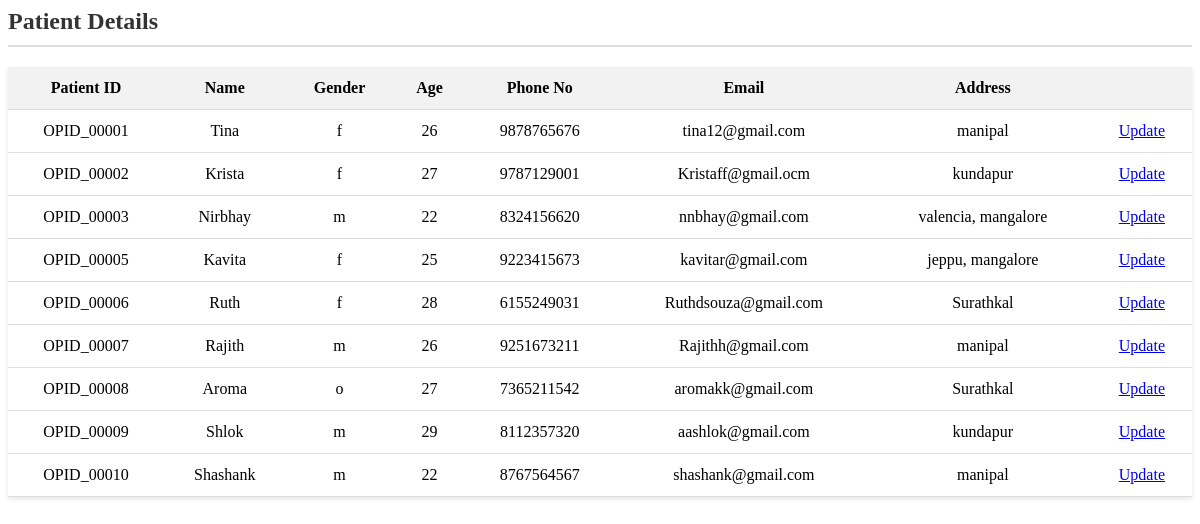
/update_patient.php, run on the app's committed database.
### tables this page shows
CREATE TABLE `outpatient_details` (
  `pid` varchar(10) NOT NULL,
  `name` varchar(30) NOT NULL,
  `gender` varchar(2) NOT NULL,
  `age` int(3) NOT NULL,
  `phoneno` bigint(10) NOT NULL,
  `email` varchar(25) NOT NULL,
  `address` varchar(50) NOT NULL
);

### update_patient.php (the view, shortened to what this page needs)
<?php
include_once('connection.php');
$query="SELECT * from outpatient_details";
$data=mysqli_query($conn,$query);
$total=mysqli_num_rows($data);
if($total!=0)
{
	?>
	<html>
	<head>
	</head>
	<body>
	 <h2>Patient Details</h2>
	<table>
		<tr>
			<th>Patient ID</th>
			<th>Name</th>
			<th>Gender</th>
			<th>Age</th>
			<th>Phone No</th>
			<th>Email</th>
			<th>Address</th>
			<th></th>
		</tr>
		<?php
		while($result=mysqli_fetch_array($data))
		{
			echo "<tr>
					<td>".$result['pid']."</td>
					<td>".$result['name']."</td>
					<td>".$result['gender']."</td>
					<td>".$result['age']."</td>
					<td>".$result['phoneno']."</td>
					<td>".$result['email']."</td>
					<td>".$result['address']."</td>
					<td><a href='update_patient_pros.php?pid=$result[pid]&name=$result[name]&gender=$result[gender]&age=$result[age]&phoneno=$result[phoneno]&email=$result[email]&address=$result[address]'>Update</a></td>
				</tr>";
			}
}
else
	{
	echo"<h3 style='color:red'>No records found</h3>";
		}
		?>
	</table>
	</body>
	</html>

### update_patient.php (style rules this page uses)
h2 { color: #333; border-bottom: 2px solid #ddd; padding-bottom: 10px; margin-bottom: 20px; }
table { width: 100%; margin-top: 20px; border-collapse: collapse; box-shadow: 0 2px 4px rgba(0, 0, 0, 0.1); text-align: center; }
th, td { padding: 12px; text-align: center; border-bottom: 1px solid #ddd; }
th { background-color: #f2f2f2; }

### data on the page
outpatient_details: pid "OPID_00001", name "Tina", gender "f", age "26", phoneno "9878765676", email "tina12@gmail.com", address "manipal"
outpatient_details: pid "OPID_00002", name "Krista", gender "f", age "27", phoneno "9787129001", email "Kristaff@gmail.ocm", address "kundapur"
outpatient_details: pid "OPID_00003", name "Nirbhay", gender "m", age "22", phoneno "8324156620", email "nnbhay@gmail.com", address "valencia, mangalore"
outpatient_details: pid "OPID_00005", name "Kavita", gender "f", age "25", phoneno "9223415673", email "kavitar@gmail.com", address "jeppu, mangalore"
outpatient_details: pid "OPID_00006", name "Ruth", gender "f", age "28", phoneno "6155249031", email "Ruthdsouza@gmail.com", address "Surathkal"
outpatient_details: pid "OPID_00007", name "Rajith", gender "m", age "26", phoneno "9251673211", email "Rajithh@gmail.com", address "manipal"
outpatient_details: pid "OPID_00008", name "Aroma", gender "o", age "27", phoneno "7365211542", email "aromakk@gmail.com", address "Surathkal"
outpatient_details: pid "OPID_00009", name "Shlok", gender "m", age "29", phoneno "8112357320", email "aashlok@gmail.com", address "kundapur"
outpatient_details: pid "OPID_00010", name "Shashank", gender "m", age "22", phoneno "8767564567", email "shashank@gmail.com", address "manipal"
